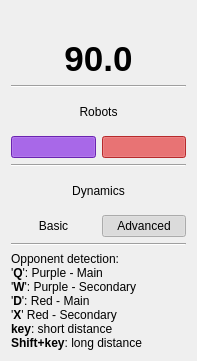
<?xml version="1.0" encoding="UTF-8"?>
<ui version="4.0">
 <class>MainBar</class>
 <widget class="QWidget" name="MainBar">
  <property name="geometry">
   <rect>
    <x>0</x>
    <y>0</y>
    <width>197</width>
    <height>361</height>
   </rect>
  </property>
  <property name="sizePolicy">
   <sizepolicy hsizetype="Fixed" vsizetype="Fixed">
    <horstretch>0</horstretch>
    <verstretch>0</verstretch>
   </sizepolicy>
  </property>
  <property name="windowTitle">
   <string>MainBar</string>
  </property>
  <layout class="QVBoxLayout" name="verticalLayout">
   <item>
    <layout class="QHBoxLayout" name="horizontalLayout">
     <item>
      <widget class="QPushButton" name="reload">
       <property name="sizePolicy">
        <sizepolicy hsizetype="Fixed" vsizetype="Fixed">
         <horstretch>0</horstretch>
         <verstretch>0</verstretch>
        </sizepolicy>
       </property>
       <property name="text">
        <string/>
       </property>
       <property name="iconSize">
        <size>
         <width>32</width>
         <height>32</height>
        </size>
       </property>
       <property name="flat">
        <bool>true</bool>
       </property>
      </widget>
     </item>
     <item>
      <widget class="QPushButton" name="start_pause">
       <property name="sizePolicy">
        <sizepolicy hsizetype="Fixed" vsizetype="Fixed">
         <horstretch>0</horstretch>
         <verstretch>0</verstretch>
        </sizepolicy>
       </property>
       <property name="text">
        <string/>
       </property>
       <property name="iconSize">
        <size>
         <width>32</width>
         <height>32</height>
        </size>
       </property>
       <property name="flat">
        <bool>true</bool>
       </property>
      </widget>
     </item>
     <item>
      <widget class="QPushButton" name="stop">
       <property name="sizePolicy">
        <sizepolicy hsizetype="Fixed" vsizetype="Fixed">
         <horstretch>0</horstretch>
         <verstretch>0</verstretch>
        </sizepolicy>
       </property>
       <property name="text">
        <string/>
       </property>
       <property name="iconSize">
        <size>
         <width>32</width>
         <height>32</height>
        </size>
       </property>
       <property name="flat">
        <bool>true</bool>
       </property>
      </widget>
     </item>
    </layout>
   </item>
   <item>
    <widget class="QLabel" name="chronograph">
     <property name="font">
      <font>
       <pointsize>26</pointsize>
       <weight>75</weight>
       <bold>true</bold>
      </font>
     </property>
     <property name="text">
      <string>90.0</string>
     </property>
     <property name="alignment">
      <set>Qt::AlignCenter</set>
     </property>
    </widget>
   </item>
   <item>
    <widget class="Line" name="line">
     <property name="orientation">
      <enum>Qt::Horizontal</enum>
     </property>
    </widget>
   </item>
   <item>
    <widget class="QLabel" name="robots_label">
     <property name="text">
      <string>Robots</string>
     </property>
     <property name="alignment">
      <set>Qt::AlignCenter</set>
     </property>
    </widget>
   </item>
   <item>
    <layout class="QHBoxLayout" name="horizontalLayout_2">
     <item>
      <widget class="QPushButton" name="purple_robot">
       <property name="palette">
        <palette>
         <active>
          <colorrole role="Button">
           <brush brushstyle="SolidPattern">
            <color alpha="255">
             <red>150</red>
             <green>50</green>
             <blue>246</blue>
            </color>
           </brush>
          </colorrole>
          <colorrole role="Base">
           <brush brushstyle="SolidPattern">
            <color alpha="255">
             <red>150</red>
             <green>50</green>
             <blue>246</blue>
            </color>
           </brush>
          </colorrole>
          <colorrole role="Window">
           <brush brushstyle="SolidPattern">
            <color alpha="255">
             <red>150</red>
             <green>50</green>
             <blue>246</blue>
            </color>
           </brush>
          </colorrole>
         </active>
         <inactive>
          <colorrole role="Button">
           <brush brushstyle="SolidPattern">
            <color alpha="255">
             <red>150</red>
             <green>50</green>
             <blue>246</blue>
            </color>
           </brush>
          </colorrole>
          <colorrole role="Base">
           <brush brushstyle="SolidPattern">
            <color alpha="255">
             <red>150</red>
             <green>50</green>
             <blue>246</blue>
            </color>
           </brush>
          </colorrole>
          <colorrole role="Window">
           <brush brushstyle="SolidPattern">
            <color alpha="255">
             <red>150</red>
             <green>50</green>
             <blue>246</blue>
            </color>
           </brush>
          </colorrole>
         </inactive>
         <disabled>
          <colorrole role="Button">
           <brush brushstyle="SolidPattern">
            <color alpha="255">
             <red>150</red>
             <green>50</green>
             <blue>246</blue>
            </color>
           </brush>
          </colorrole>
          <colorrole role="Base">
           <brush brushstyle="SolidPattern">
            <color alpha="255">
             <red>150</red>
             <green>50</green>
             <blue>246</blue>
            </color>
           </brush>
          </colorrole>
          <colorrole role="Window">
           <brush brushstyle="SolidPattern">
            <color alpha="255">
             <red>150</red>
             <green>50</green>
             <blue>246</blue>
            </color>
           </brush>
          </colorrole>
         </disabled>
        </palette>
       </property>
       <property name="text">
        <string/>
       </property>
       <property name="checkable">
        <bool>true</bool>
       </property>
       <property name="checked">
        <bool>true</bool>
       </property>
       <property name="flat">
        <bool>true</bool>
       </property>
      </widget>
     </item>
     <item>
      <widget class="QPushButton" name="red_robot">
       <property name="palette">
        <palette>
         <active>
          <colorrole role="Button">
           <brush brushstyle="SolidPattern">
            <color alpha="255">
             <red>255</red>
             <green>59</green>
             <blue>61</blue>
            </color>
           </brush>
          </colorrole>
          <colorrole role="Base">
           <brush brushstyle="SolidPattern">
            <color alpha="255">
             <red>255</red>
             <green>59</green>
             <blue>61</blue>
            </color>
           </brush>
          </colorrole>
          <colorrole role="Window">
           <brush brushstyle="SolidPattern">
            <color alpha="255">
             <red>255</red>
             <green>59</green>
             <blue>61</blue>
            </color>
           </brush>
          </colorrole>
         </active>
         <inactive>
          <colorrole role="Button">
           <brush brushstyle="SolidPattern">
            <color alpha="255">
             <red>255</red>
             <green>59</green>
             <blue>61</blue>
            </color>
           </brush>
          </colorrole>
          <colorrole role="Base">
           <brush brushstyle="SolidPattern">
            <color alpha="255">
             <red>255</red>
             <green>59</green>
             <blue>61</blue>
            </color>
           </brush>
          </colorrole>
          <colorrole role="Window">
           <brush brushstyle="SolidPattern">
            <color alpha="255">
             <red>255</red>
             <green>59</green>
             <blue>61</blue>
            </color>
           </brush>
          </colorrole>
         </inactive>
         <disabled>
          <colorrole role="Button">
           <brush brushstyle="SolidPattern">
            <color alpha="255">
             <red>255</red>
             <green>59</green>
             <blue>61</blue>
            </color>
           </brush>
          </colorrole>
          <colorrole role="Base">
           <brush brushstyle="SolidPattern">
            <color alpha="255">
             <red>255</red>
             <green>59</green>
             <blue>61</blue>
            </color>
           </brush>
          </colorrole>
          <colorrole role="Window">
           <brush brushstyle="SolidPattern">
            <color alpha="255">
             <red>255</red>
             <green>59</green>
             <blue>61</blue>
            </color>
           </brush>
          </colorrole>
         </disabled>
        </palette>
       </property>
       <property name="text">
        <string/>
       </property>
       <property name="checkable">
        <bool>true</bool>
       </property>
       <property name="checked">
        <bool>true</bool>
       </property>
       <property name="flat">
        <bool>true</bool>
       </property>
      </widget>
     </item>
    </layout>
   </item>
   <item>
    <widget class="Line" name="line_2">
     <property name="orientation">
      <enum>Qt::Horizontal</enum>
     </property>
    </widget>
   </item>
   <item>
    <widget class="QLabel" name="dynamic_label">
     <property name="text">
      <string>Dynamics</string>
     </property>
     <property name="alignment">
      <set>Qt::AlignCenter</set>
     </property>
    </widget>
   </item>
   <item>
    <layout class="QHBoxLayout" name="horizontalLayout_3">
     <item>
      <widget class="QPushButton" name="basic_dynamics">
       <property name="text">
        <string>Basic</string>
       </property>
       <property name="checkable">
        <bool>true</bool>
       </property>
       <property name="flat">
        <bool>true</bool>
       </property>
      </widget>
     </item>
     <item>
      <widget class="QPushButton" name="advanced_dynamics">
       <property name="text">
        <string>Advanced</string>
       </property>
       <property name="checkable">
        <bool>true</bool>
       </property>
       <property name="checked">
        <bool>true</bool>
       </property>
       <property name="flat">
        <bool>true</bool>
       </property>
      </widget>
     </item>
    </layout>
   </item>
   <item>
    <widget class="Line" name="line_3">
     <property name="orientation">
      <enum>Qt::Horizontal</enum>
     </property>
    </widget>
   </item>
   <item>
    <widget class="QLabel" name="label">
     <property name="text">
      <string>&lt;!DOCTYPE HTML PUBLIC &quot;-//W3C//DTD HTML 4.0//EN&quot; &quot;http://www.w3.org/TR/REC-html40/strict.dtd&quot;&gt;
&lt;html&gt;&lt;head&gt;&lt;meta name=&quot;qrichtext&quot; content=&quot;1&quot; /&gt;&lt;style type=&quot;text/css&quot;&gt;
p, li { white-space: pre-wrap; }
&lt;/style&gt;&lt;/head&gt;&lt;body style=&quot; font-family:'Ubuntu'; font-size:11pt; font-weight:400; font-style:normal;&quot;&gt;
&lt;p style=&quot; margin-top:0px; margin-bottom:0px; margin-left:0px; margin-right:0px; -qt-block-indent:0; text-indent:0px;&quot;&gt;&lt;span style=&quot; font-size:9pt;&quot;&gt;Opponent detection:&lt;/span&gt;&lt;/p&gt;
&lt;p style=&quot; margin-top:0px; margin-bottom:0px; margin-left:0px; margin-right:0px; -qt-block-indent:0; text-indent:0px;&quot;&gt;&lt;span style=&quot; font-size:9pt;&quot;&gt;'&lt;/span&gt;&lt;span style=&quot; font-size:9pt; font-weight:600;&quot;&gt;Q&lt;/span&gt;&lt;span style=&quot; font-size:9pt;&quot;&gt;': Purple - Main&lt;/span&gt;&lt;/p&gt;
&lt;p style=&quot; margin-top:0px; margin-bottom:0px; margin-left:0px; margin-right:0px; -qt-block-indent:0; text-indent:0px;&quot;&gt;&lt;span style=&quot; font-size:9pt;&quot;&gt;'&lt;/span&gt;&lt;span style=&quot; font-size:9pt; font-weight:600;&quot;&gt;W&lt;/span&gt;&lt;span style=&quot; font-size:9pt;&quot;&gt;': Purple - Secondary&lt;/span&gt;&lt;/p&gt;
&lt;p style=&quot; margin-top:0px; margin-bottom:0px; margin-left:0px; margin-right:0px; -qt-block-indent:0; text-indent:0px;&quot;&gt;&lt;span style=&quot; font-size:9pt;&quot;&gt;'&lt;/span&gt;&lt;span style=&quot; font-size:9pt; font-weight:600;&quot;&gt;D&lt;/span&gt;&lt;span style=&quot; font-size:9pt;&quot;&gt;': Red - Main&lt;/span&gt;&lt;/p&gt;
&lt;p style=&quot; margin-top:0px; margin-bottom:0px; margin-left:0px; margin-right:0px; -qt-block-indent:0; text-indent:0px;&quot;&gt;&lt;span style=&quot; font-size:9pt;&quot;&gt;'&lt;/span&gt;&lt;span style=&quot; font-size:9pt; font-weight:600;&quot;&gt;X&lt;/span&gt;&lt;span style=&quot; font-size:9pt;&quot;&gt;' Red - Secondary&lt;/span&gt;&lt;/p&gt;
&lt;p style=&quot; margin-top:0px; margin-bottom:0px; margin-left:0px; margin-right:0px; -qt-block-indent:0; text-indent:0px;&quot;&gt;&lt;span style=&quot; font-size:9pt; font-weight:600;&quot;&gt;key&lt;/span&gt;&lt;span style=&quot; font-size:9pt;&quot;&gt;: short distance&lt;/span&gt;&lt;/p&gt;
&lt;p style=&quot; margin-top:0px; margin-bottom:0px; margin-left:0px; margin-right:0px; -qt-block-indent:0; text-indent:0px;&quot;&gt;&lt;span style=&quot; font-size:9pt; font-weight:600;&quot;&gt;Shift+key&lt;/span&gt;&lt;span style=&quot; font-size:9pt;&quot;&gt;: long distance&lt;/span&gt;&lt;/p&gt;&lt;/body&gt;&lt;/html&gt;</string>
     </property>
     <property name="textFormat">
      <enum>Qt::RichText</enum>
     </property>
    </widget>
   </item>
  </layout>
 </widget>
 <resources/>
 <connections/>
</ui>
